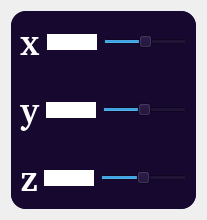
                <widget class="QWidget" name="tab_2">
                 <attribute name="title">
                  <string>Rotate</string>
                 </attribute>
                 <layout class="QVBoxLayout" name="verticalLayout_2">
                  <item>
                   <widget class="QWidget" name="widget_3" native="true">
                    <property name="styleSheet">
                     <string notr="true">QWidget {
background-color: #16082f; border: none; border-radius: 15px;
color: white;
}
 
QLineEdit{
	background-color: white;
}</string>
                    </property>
                    <layout class="QVBoxLayout" name="verticalLayout_4">
                     <property name="leftMargin">
                      <number>0</number>
                     </property>
                     <property name="topMargin">
                      <number>0</number>
                     </property>
                     <property name="rightMargin">
                      <number>0</number>
                     </property>
                     <property name="bottomMargin">
                      <number>0</number>
                     </property>
                     <item>
                      <widget class="QGroupBox" name="groupBox_11">
                       <property name="palette">
                        <palette>
                         <active>
                          <colorrole role="WindowText">
                           <brush brushstyle="SolidPattern">
                            <color alpha="255">
                             <red>255</red>
                             <green>255</green>
                             <blue>255</blue>
                            </color>
                           </brush>
                          </colorrole>
                          <colorrole role="Button">
                           <brush brushstyle="SolidPattern">
                            <color alpha="255">
                             <red>22</red>
                             <green>8</green>
                             <blue>47</blue>
                            </color>
                           </brush>
                          </colorrole>
                          <colorrole role="Text">
                           <brush brushstyle="SolidPattern">
                            <color alpha="255">
                             <red>255</red>
                             <green>255</green>
                             <blue>255</blue>
                            </color>
                           </brush>
                          </colorrole>
                          <colorrole role="ButtonText">
                           <brush brushstyle="SolidPattern">
                            <color alpha="255">
                             <red>255</red>
                             <green>255</green>
                             <blue>255</blue>
                            </color>
                           </brush>
                          </colorrole>
                          <colorrole role="Base">
                           <brush brushstyle="SolidPattern">
                            <color alpha="255">
                             <red>22</red>
                             <green>8</green>
                             <blue>47</blue>
                            </color>
                           </brush>
                          </colorrole>
                          <colorrole role="Window">
                           <brush brushstyle="SolidPattern">
                            <color alpha="255">
                             <red>22</red>
                             <green>8</green>
                             <blue>47</blue>
                            </color>
                           </brush>
                          </colorrole>
                          <colorrole role="PlaceholderText">
                           <brush brushstyle="SolidPattern">
                            <color alpha="128">
                             <red>255</red>
                             <green>255</green>
                             <blue>255</blue>
                            </color>
                           </brush>
                          </colorrole>
                         </active>
                         <inactive>
                          <colorrole role="WindowText">
                           <brush brushstyle="SolidPattern">
                            <color alpha="255">
                             <red>255</red>
                             <green>255</green>
                             <blue>255</blue>
                            </color>
                           </brush>
                          </colorrole>
                          <colorrole role="Button">
                           <brush brushstyle="SolidPattern">
                            <color alpha="255">
                             <red>22</red>
                             <green>8</green>
                             <blue>47</blue>
                            </color>
                           </brush>
                          </colorrole>
                          <colorrole role="Text">
                           <brush brushstyle="SolidPattern">
                            <color alpha="255">
                             <red>255</red>
                             <green>255</green>
                             <blue>255</blue>
                            </color>
                           </brush>
                          </colorrole>
                          <colorrole role="ButtonText">
                           <brush brushstyle="SolidPattern">
                            <color alpha="255">
                             <red>255</red>
                             <green>255</green>
                             <blue>255</blue>
                            </color>
                           </brush>
                          </colorrole>
                          <colorrole role="Base">
                           <brush brushstyle="SolidPattern">
                            <color alpha="255">
                             <red>22</red>
                             <green>8</green>
                             <blue>47</blue>
                            </color>
                           </brush>
                          </colorrole>
                          <colorrole role="Window">
                           <brush brushstyle="SolidPattern">
                            <color alpha="255">
                             <red>22</red>
                             <green>8</green>
                             <blue>47</blue>
                            </color>
                           </brush>
                          </colorrole>
                          <colorrole role="PlaceholderText">
                           <brush brushstyle="SolidPattern">
                            <color alpha="128">
                             <red>255</red>
                             <green>255</green>
                             <blue>255</blue>
                            </color>
                           </brush>
                          </colorrole>
                         </inactive>
                         <disabled>
                          <colorrole role="WindowText">
                           <brush brushstyle="SolidPattern">
                            <color alpha="255">
                             <red>255</red>
                             <green>255</green>
                             <blue>255</blue>
                            </color>
                           </brush>
                          </colorrole>
                          <colorrole role="Button">
                           <brush brushstyle="SolidPattern">
                            <color alpha="255">
                             <red>22</red>
                             <green>8</green>
                             <blue>47</blue>
                            </color>
                           </brush>
                          </colorrole>
                          <colorrole role="Text">
                           <brush brushstyle="SolidPattern">
                            <color alpha="255">
                             <red>255</red>
                             <green>255</green>
                             <blue>255</blue>
                            </color>
                           </brush>
                          </colorrole>
                          <colorrole role="ButtonText">
                           <brush brushstyle="SolidPattern">
                            <color alpha="255">
                             <red>255</red>
                             <green>255</green>
                             <blue>255</blue>
                            </color>
                           </brush>
                          </colorrole>
                          <colorrole role="Base">
                           <brush brushstyle="SolidPattern">
                            <color alpha="255">
                             <red>22</red>
                             <green>8</green>
                             <blue>47</blue>
                            </color>
                           </brush>
                          </colorrole>
                          <colorrole role="Window">
                           <brush brushstyle="SolidPattern">
                            <color alpha="255">
                             <red>22</red>
                             <green>8</green>
                             <blue>47</blue>
                            </color>
                           </brush>
                          </colorrole>
                          <colorrole role="PlaceholderText">
                           <brush brushstyle="SolidPattern">
                            <color alpha="128">
                             <red>255</red>
                             <green>255</green>
                             <blue>255</blue>
                            </color>
                           </brush>
                          </colorrole>
                         </disabled>
                        </palette>
                       </property>
                       <property name="title">
                        <string/>
                       </property>
                       <property name="flat">
                        <bool>false</bool>
                       </property>
                       <layout class="QHBoxLayout" name="horizontalLayout_8">
                        <property name="leftMargin">
                         <number>9</number>
                        </property>
                        <property name="topMargin">
                         <number>9</number>
                        </property>
                        <property name="rightMargin">
                         <number>9</number>
                        </property>
                        <property name="bottomMargin">
                         <number>9</number>
                        </property>
                        <item>
                         <widget class="QLabel" name="x_label_2">
                          <property name="font">
                           <font>
                            <family>URW Bookman [urw]</family>
                            <pointsize>27</pointsize>
                            <bold>true</bold>
                           </font>
                          </property>
                          <property name="text">
                           <string>x</string>
                          </property>
                         </widget>
                        </item>
                        <item>
                         <widget class="QLineEdit" name="x_rotate">
                          <property name="maximumSize">
                           <size>
                            <width>50</width>
                            <height>16777215</height>
                           </size>
                          </property>
                          <property name="palette">
                           <palette>
                            <active>
                             <colorrole role="WindowText">
                              <brush brushstyle="SolidPattern">
                               <color alpha="255">
                                <red>0</red>
                                <green>0</green>
                                <blue>0</blue>
                               </color>
                              </brush>
                             </colorrole>
                             <colorrole role="Button">
                              <brush brushstyle="SolidPattern">
                               <color alpha="255">
                                <red>255</red>
                                <green>255</green>
                                <blue>255</blue>
                               </color>
                              </brush>
                             </colorrole>
                             <colorrole role="Text">
                              <brush brushstyle="SolidPattern">
                               <color alpha="255">
                                <red>0</red>
                                <green>0</green>
                                <blue>0</blue>
                               </color>
                              </brush>
                             </colorrole>
                             <colorrole role="ButtonText">
                              <brush brushstyle="SolidPattern">
                               <color alpha="255">
                                <red>0</red>
                                <green>0</green>
                                <blue>0</blue>
                               </color>
                              </brush>
                             </colorrole>
                             <colorrole role="Base">
                              <brush brushstyle="SolidPattern">
                               <color alpha="255">
                                <red>255</red>
                                <green>255</green>
                                <blue>255</blue>
                               </color>
                              </brush>
                             </colorrole>
                             <colorrole role="Window">
                              <brush brushstyle="SolidPattern">
                               <color alpha="255">
                                <red>255</red>
                                <green>255</green>
                                <blue>255</blue>
                               </color>
                              </brush>
                             </colorrole>
                             <colorrole role="PlaceholderText">
                              <brush brushstyle="SolidPattern">
                               <color alpha="128">
                                <red>0</red>
                                <green>0</green>
                                <blue>0</blue>
                               </color>
                              </brush>
                             </colorrole>
                            </active>
                            <inactive>
                             <colorrole role="WindowText">
                              <brush brushstyle="SolidPattern">
                               <color alpha="255">
                                <red>0</red>
                                <green>0</green>
                                <blue>0</blue>
                               </color>
                              </brush>
                             </colorrole>
                             <colorrole role="Button">
                              <brush brushstyle="SolidPattern">
                               <color alpha="255">
                                <red>255</red>
                                <green>255</green>
                                <blue>255</blue>
                               </color>
                              </brush>
                             </colorrole>
                             <colorrole role="Text">
                              <brush brushstyle="SolidPattern">
                               <color alpha="255">
                                <red>0</red>
                                <green>0</green>
                                <blue>0</blue>
                               </color>
                              </brush>
                             </colorrole>
                             <colorrole role="ButtonText">
                              <brush brushstyle="SolidPattern">
                               <color alpha="255">
                                <red>0</red>
                                <green>0</green>
                                <blue>0</blue>
                               </color>
                              </brush>
                             </colorrole>
                             <colorrole role="Base">
                              <brush brushstyle="SolidPattern">
                               <color alpha="255">
                                <red>255</red>
                                <green>255</green>
                                <blue>255</blue>
                               </color>
                              </brush>
                             </colorrole>
                             <colorrole role="Window">
                              <brush brushstyle="SolidPattern">
                               <color alpha="255">
                                <red>255</red>
                                <green>255</green>
                                <blue>255</blue>
                               </color>
                              </brush>
                             </colorrole>
                             <colorrole role="PlaceholderText">
                              <brush brushstyle="SolidPattern">
                               <color alpha="128">
                                <red>0</red>
                                <green>0</green>
                                <blue>0</blue>
                               </color>
                              </brush>
                             </colorrole>
                            </inactive>
                            <disabled>
                             <colorrole role="WindowText">
                              <brush brushstyle="SolidPattern">
                               <color alpha="255">
                                <red>0</red>
                                <green>0</green>
                                <blue>0</blue>
                               </color>
                              </brush>
                             </colorrole>
                             <colorrole role="Button">
                              <brush brushstyle="SolidPattern">
                               <color alpha="255">
                                <red>255</red>
                                <green>255</green>
                                <blue>255</blue>
                               </color>
                              </brush>
                             </colorrole>
                             <colorrole role="Text">
                              <brush brushstyle="SolidPattern">
                               <color alpha="255">
                                <red>0</red>
                                <green>0</green>
                                <blue>0</blue>
                               </color>
                              </brush>
                             </colorrole>
                             <colorrole role="ButtonText">
                              <brush brushstyle="SolidPattern">
                               <color alpha="255">
                                <red>0</red>
                                <green>0</green>
                                <blue>0</blue>
                               </color>
                              </brush>
                             </colorrole>
                             <colorrole role="Base">
                              <brush brushstyle="SolidPattern">
                               <color alpha="255">
                                <red>255</red>
                                <green>255</green>
                                <blue>255</blue>
                               </color>
                              </brush>
                             </colorrole>
                             <colorrole role="Window">
                              <brush brushstyle="SolidPattern">
                               <color alpha="255">
                                <red>255</red>
                                <green>255</green>
                                <blue>255</blue>
                               </color>
                              </brush>
                             </colorrole>
                             <colorrole role="PlaceholderText">
                              <brush brushstyle="SolidPattern">
                               <color alpha="128">
                                <red>0</red>
                                <green>0</green>
                                <blue>0</blue>
                               </color>
                              </brush>
                             </colorrole>
                            </disabled>
                           </palette>
                          </property>
                          <property name="styleSheet">
                           <string notr="true">QLineEdit {
    color: black;
}
</string>
                          </property>
                          <property name="text">
                           <string/>
                          </property>
                         </widget>
                        </item>
                        <item>
                         <widget class="QSlider" name="x_rotate_slider">
                          <property name="minimum">
                           <number>-100</number>
                          </property>
                          <property name="maximum">
                           <number>100</number>
                          </property>
                          <property name="orientation">
                           <enum>Qt::Horizontal</enum>
                          </property>
                         </widget>
                        </item>
                       </layout>
                      </widget>
                     </item>
                     <item>
                      <widget class="QGroupBox" name="groupBox_9">
                       <property name="title">
                        <string/>
                       </property>
                       <property name="flat">
                        <bool>false</bool>
                       </property>
                       <layout class="QHBoxLayout" name="horizontalLayout_10">
                        <property name="leftMargin">
                         <number>9</number>
                        </property>
                        <property name="topMargin">
                         <number>9</number>
                        </property>
                        <property name="rightMargin">
                         <number>9</number>
                        </property>
                        <property name="bottomMargin">
                         <number>9</number>
                        </property>
                        <item>
                         <widget class="QLabel" name="y_label_4">
                          <property name="font">
                           <font>
                            <family>URW Bookman [urw]</family>
                            <pointsize>27</pointsize>
                            <bold>true</bold>
                           </font>
                          </property>
                          <property name="text">
                           <string>y</string>
                          </property>
                         </widget>
                        </item>
                        <item>
                         <widget class="QLineEdit" name="y_rotate">
                          <property name="maximumSize">
                           <size>
                            <width>50</width>
                            <height>16777215</height>
                           </size>
                          </property>
                          <property name="styleSheet">
                           <string notr="true">QLineEdit {
    color: black;
}
</string>
                          </property>
                         </widget>
                        </item>
                        <item>
                         <widget class="QSlider" name="y_rotate_slider">
                          <property name="minimum">
                           <number>-100</number>
                          </property>
                          <property name="maximum">
                           <number>100</number>
                          </property>
                          <property name="orientation">
                           <enum>Qt::Horizontal</enum>
                          </property>
                         </widget>
                        </item>
                       </layout>
                      </widget>
                     </item>
                     <item>
                      <widget class="QGroupBox" name="groupBox_10">
                       <property name="title">
                        <string/>
                       </property>
                       <property name="flat">
                        <bool>false</bool>
                       </property>
                       <layout class="QHBoxLayout" name="horizontalLayout_11">
                        <property name="leftMargin">
                         <number>9</number>
                        </property>
                        <property name="topMargin">
                         <number>9</number>
                        </property>
                        <property name="rightMargin">
                         <number>9</number>
                        </property>
                        <property name="bottomMargin">
                         <number>9</number>
                        </property>
                        <item>
                         <widget class="QLabel" name="y_label_5">
                          <property name="font">
                           <font>
                            <family>URW Bookman [urw]</family>
                            <pointsize>27</pointsize>
                            <bold>true</bold>
                           </font>
                          </property>
                          <property name="text">
                           <string>z</string>
                          </property>
                         </widget>
                        </item>
                        <item>
                         <widget class="QLineEdit" name="z_rotate">
                          <property name="maximumSize">
                           <size>
                            <width>50</width>
                            <height>16777215</height>
                           </size>
                          </property>
                          <property name="styleSheet">
                           <string notr="true">QLineEdit {
    color: black;
}
</string>
                          </property>
                         </widget>
                        </item>
                        <item>
                         <widget class="QSlider" name="z_rotate_slider">
                          <property name="minimum">
                           <number>-100</number>
                          </property>
                          <property name="maximum">
                           <number>100</number>
                          </property>
                          <property name="orientation">
                           <enum>Qt::Horizontal</enum>
                          </property>
                         </widget>
                        </item>
                       </layout>
                      </widget>
                     </item>
                    </layout>
                   </widget>
                  </item>
                 </layout>
                </widget>
